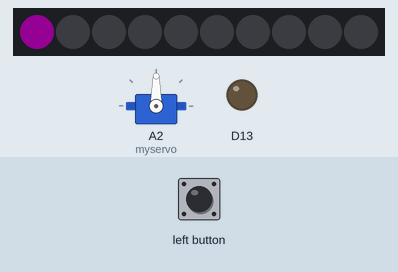
This sketch was run on a simulated Adafruit Circuit Playground Express. Parts: 10 RGB LEDs in strip order, left to right, servo, output pins drawn as LEDs (lit = HIGH). The inputs (shaded band) are chosen by the test bench. Dim RGB values are drawn brighter than linear.

Above: at 1.2 s.
1.3 s: left button pressed for 0.15 s
At 1.45 s:
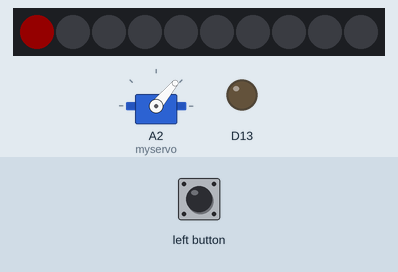
At 3.6 s:
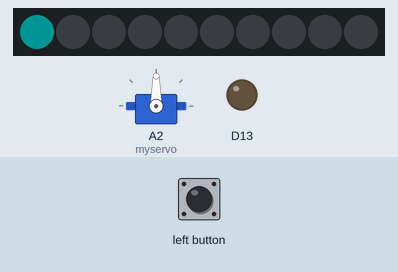
3.9 s: left button pressed for 3.2 s
At 4.6 s:
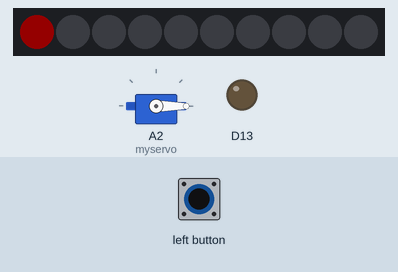
Timing chart, 0 to 8.9 s (numbered marks = the images above; inputs shaded):
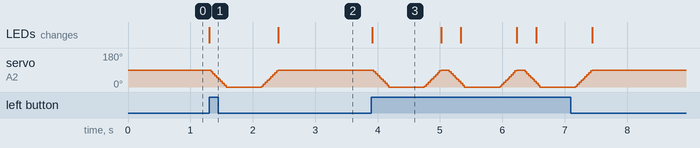

The sketch:

servo_test2.ino
```cpp
#include <Adafruit_CircuitPlayground.h>
#include <Servo.h>

Servo myservo;  // create servo object to control a servo
// twelve servo objects can be created on most boards

int pos = 0;    // variable to store the servo position

#define SERVO_MIN -90
#define SERVO_MAX 90
#define SERVO_STEP 5

void setup()
{
    CircuitPlayground.begin();
    myservo.attach(A2, SERVO_MIN, SERVO_MAX);
    myservo.write(SERVO_MAX);
    CircuitPlayground.setPixelColor(0, 255, 0, 255);
}

void doServo()
{
    CircuitPlayground.setPixelColor(0, 255, 0, 0);
    for (pos = SERVO_MAX; pos >= SERVO_MIN; pos -= SERVO_STEP)
    {
        myservo.write(pos);
        delay(15);
    }
    for (pos = SERVO_MIN; pos <= SERVO_MAX; pos += SERVO_STEP) {
        myservo.write(pos);
        delay(15);
    }
    CircuitPlayground.setPixelColor(0, 0, 255, 255);
}

void loop() {
    bool leftButtonPressed = CircuitPlayground.leftButton();
    if (leftButtonPressed)
    {
        doServo();
    }
    delay(100);
}
```

Measured:
- after the input at 1.3 s, the LEDs: change at once (image 1)
- after the input at 3.9 s, servo on A2 (myservo): 90° → 80° at once, then repeats every 1.2 s: 70° 0.03 s, 60° 0.03 s, 50° 0.03 s, 40° 0.03 s, 30° 0.03 s, 20° 0.03 s, 10° 0.03 s, 0° 0.57 s, 5° 0.03 s, 15° 0.03 s, 25° 0.03 s, 35° 0.03 s, 45° 0.03 s, 55° 0.03 s, 65° 0.03 s, 75° 0.03 s, 85° 0.03 s, 90° 0.13 s, 80° 0.03 s, until it stays 90° from 7.4 s
